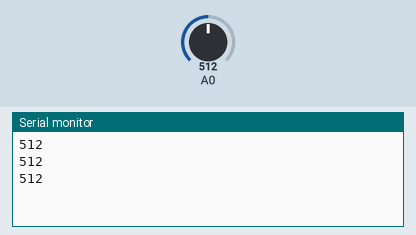
Recording of a sketch running on a simulated Arduino Uno, built with avr-gcc and run on an emulated ATmega328P. Shown: the last lines printed to the serial monitor. Inputs (shaded band) come from the test bench; at power-on: A0 = 512.

Above: at 1.3 s.
1.4 s: A0 set to 716
At 1.9 s:
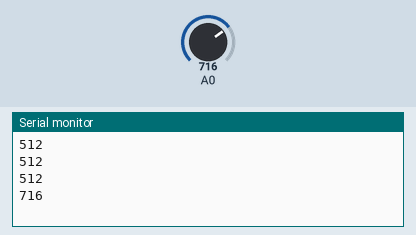
2.9 s: A0 set to 900
At 3.4 s:
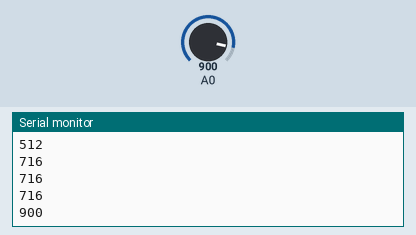
Timing chart, 0 to 5.9 s (numbered marks = the images above; inputs shaded):
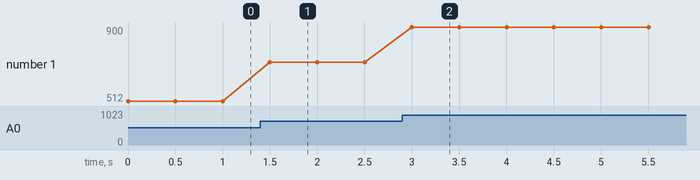

Measured:
- after the input at 1.4 s, the serial monitor: prints a new line after 0.10 s (image 1)
- after the input at 2.9 s, the serial monitor: prints a new line after 0.10 s (image 2)
- plotted number 1: 512 → 716 after the input at 1.4 s, 716 → 900 after the input at 2.9 s

The sketch:

sensor_sample2.ino
```cpp
int mq = A0;
int x;
void setup() {

pinMode( A0, INPUT);
Serial.begin(9600);
}

void loop() {
  if (x=analogRead(A0))
  {

 Serial.println(x);
  }


delay(500);

}
```
